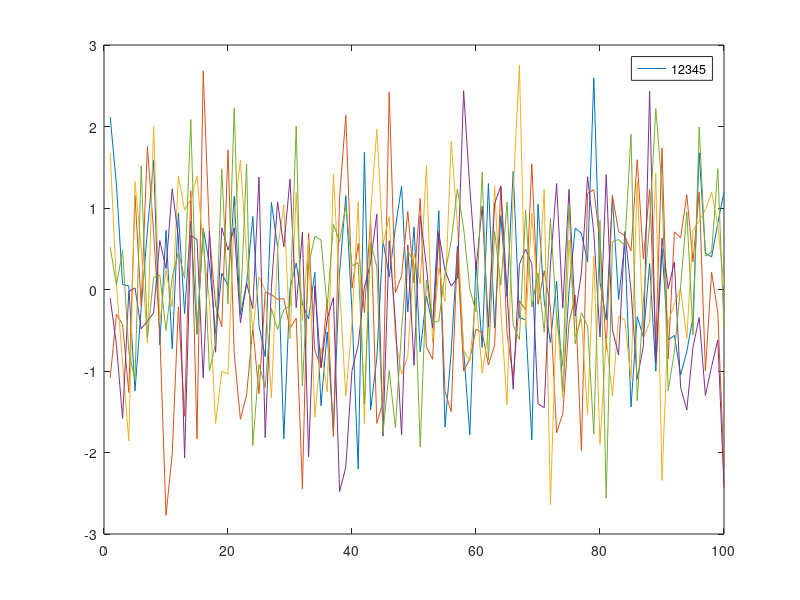
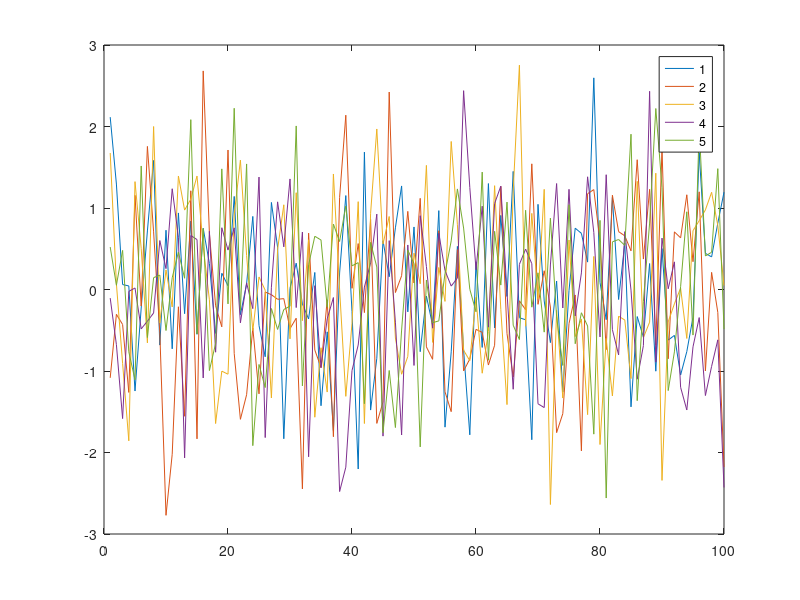
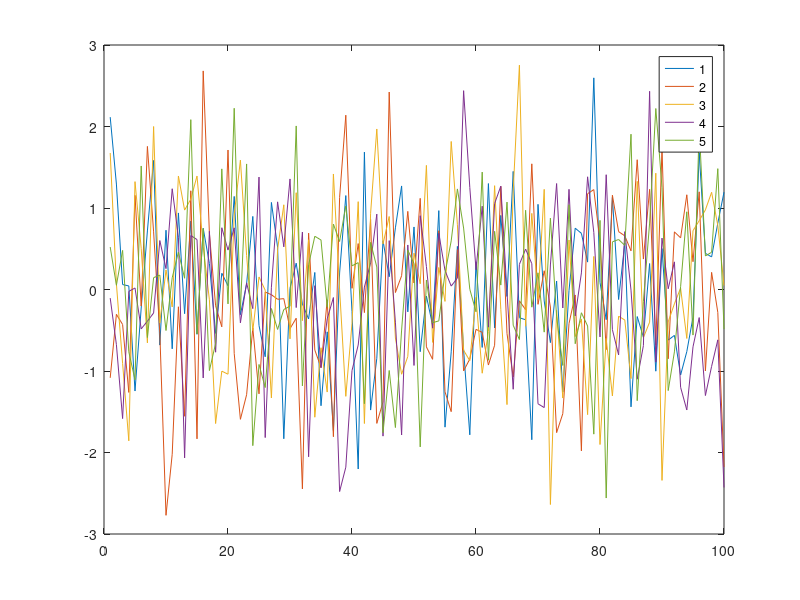
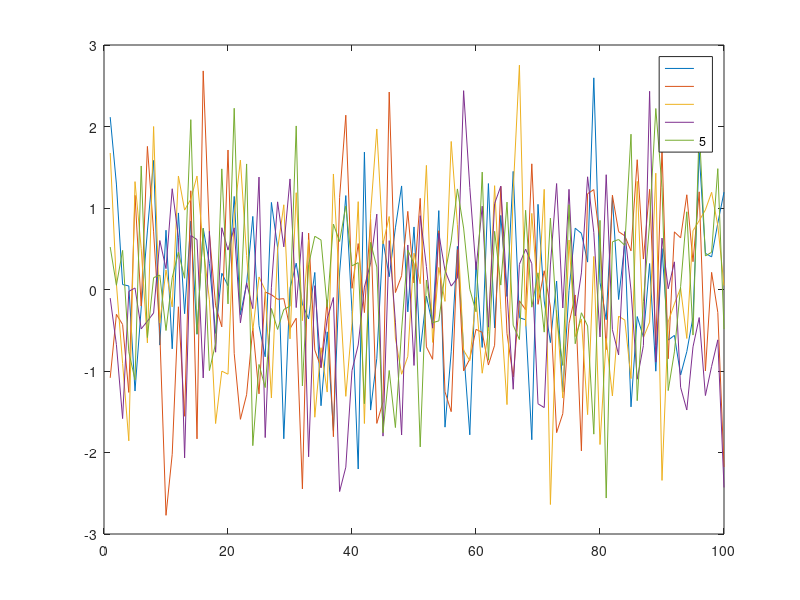

These figures' MATLAB source, in order:
clear
close all

y = randn(100,5);


leg = ['1','2','3','4','5']
figure
plot(y)
legend(leg)


leg = {"1","2","3","4","5"}
figure
plot(y)
legend(leg)


leg = {'1','2','3','4','5'}
figure
plot(y)
legend(leg)


leg = {'','','','','5'}
figure
plot(y)
legend(leg)


n = 3;                      % number of empty cells
str = repmat({''},1,n);     % create empty char cell
actual_leg = {'4','5'}; 
leg = [str, actual_leg];    % concat cells

figure
plot(y)
legend(leg)
